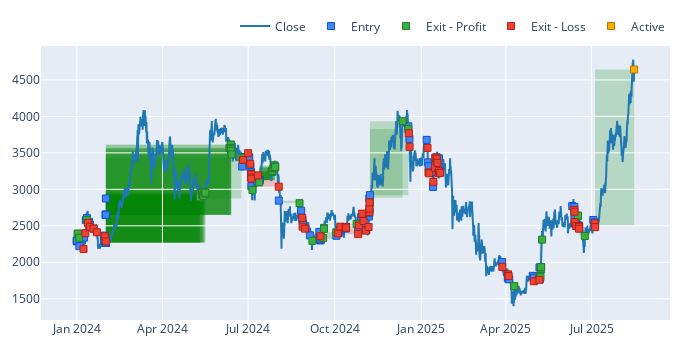

Source (notebook cell):
### Code cell
# Hiển thị biểu đồ các giao dịch trên biểu đồ giá
pf.plot_trades().show()
